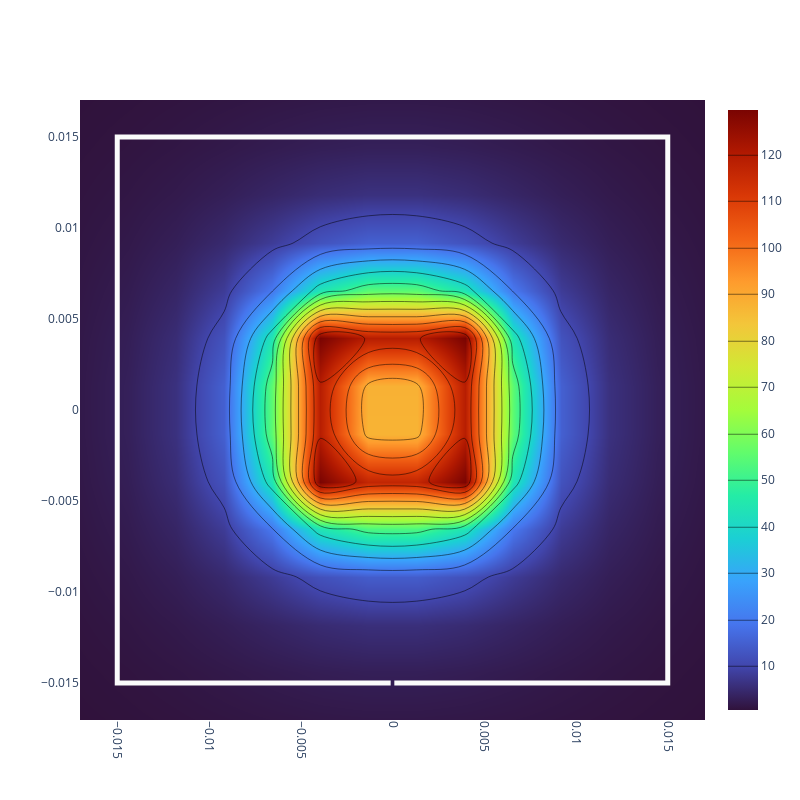

The code cell stored with this chart in its notebook:
### Code cell
start_vector = np.ravel(start_conditions)
k = 3
plot_condition = np.concatenate((start_vector[:1], start_vector[1:15]*k, start_vector[15:16], start_vector[16:]*k)).reshape((len(start_vector) // 3, 3))
plot_circuit(plot_condition, [x_basis, y_basis], B_scalar[:, :, 0])

### Figure 1 — Plotly figure (JSON) as saved in the notebook; plotly's stock layout.template omitted (floating-point values rounded to 4 significant figures; data arrays with more than 128 entries replaced by an {"elided": "..."} marker saying what was removed)
{"data": [{"colorscale": [[0.0, "#30123b"], [0.07143, "#4145ab"], [0.1429, "#4675ed"], [0.2143, "#39a2fc"], [0.2857, "#1bcfd4"], [0.3571, "#24eca6"], [0.4286, "#61fc6c"], [0.5, "#a4fc3b"], [0.5714, "#d1e834"], [0.6429, "#f3c63a"], [0.7143, "#fe9b2d"], [0.7857, "#f36315"], [0.8571, "#d93806"], [0.9286, "#b11901"], [1.0, "#7a0402"]], "contours": {"coloring": "heatmap"}, "x": [-0.01703, -0.01441, -0.01179, -0.00917, -0.00655, -0.00393, -0.00131, 0.00131, 0.00393, 0.00655, 0.00917, 0.01179, 0.01441, 0.01703], "y": [-0.01703, -0.01441, -0.01179, -0.00917, -0.00655, -0.00393, -0.00131, 0.00131, 0.00393, 0.00655, 0.00917, 0.01179, 0.01441, 0.01703], "z": {"elided": "14x14 float values"}, "type": "contour"}, {"line": {"color": "#fbfbfb", "width": 5}, "mode": "lines", "x": [-0.0001, -0.015, -0.015, 0.015, 0.015, 0.0001], "y": [-0.015, -0.015, 0.015, 0.015, -0.015, -0.015], "type": "scatter"}], "layout": {"xaxis": {"anchor": "y", "domain": [0.0, 1.0], "tickangle": 90}, "yaxis": {"anchor": "x", "domain": [0.0, 1.0]}, "width": 800, "height": 800}}
